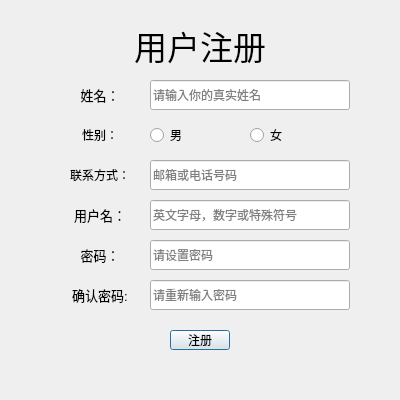
<?xml version="1.0" encoding="UTF-8"?>
<ui version="4.0">
 <class>enroll</class>
 <widget class="QDialog" name="enroll">
  <property name="geometry">
   <rect>
    <x>0</x>
    <y>0</y>
    <width>400</width>
    <height>400</height>
   </rect>
  </property>
  <property name="minimumSize">
   <size>
    <width>400</width>
    <height>400</height>
   </size>
  </property>
  <property name="maximumSize">
   <size>
    <width>400</width>
    <height>400</height>
   </size>
  </property>
  <property name="windowTitle">
   <string>Dialog</string>
  </property>
  <widget class="QLabel" name="label">
   <property name="geometry">
    <rect>
     <x>50</x>
     <y>20</y>
     <width>300</width>
     <height>50</height>
    </rect>
   </property>
   <property name="font">
    <font>
     <family>方正少儿简体</family>
     <pointsize>25</pointsize>
     <weight>50</weight>
     <italic>false</italic>
     <bold>false</bold>
    </font>
   </property>
   <property name="styleSheet">
    <string notr="true">font: 25pt &quot;方正少儿简体&quot;;</string>
   </property>
   <property name="text">
    <string>用户注册</string>
   </property>
   <property name="alignment">
    <set>Qt::AlignCenter</set>
   </property>
  </widget>
  <widget class="QLabel" name="label_2">
   <property name="geometry">
    <rect>
     <x>50</x>
     <y>80</y>
     <width>100</width>
     <height>30</height>
    </rect>
   </property>
   <property name="font">
    <font>
     <pointsize>10</pointsize>
    </font>
   </property>
   <property name="text">
    <string>姓名：</string>
   </property>
   <property name="alignment">
    <set>Qt::AlignCenter</set>
   </property>
  </widget>
  <widget class="QLabel" name="label_3">
   <property name="geometry">
    <rect>
     <x>50</x>
     <y>120</y>
     <width>100</width>
     <height>30</height>
    </rect>
   </property>
   <property name="text">
    <string>性别：</string>
   </property>
   <property name="alignment">
    <set>Qt::AlignCenter</set>
   </property>
  </widget>
  <widget class="QLabel" name="label_4">
   <property name="geometry">
    <rect>
     <x>50</x>
     <y>160</y>
     <width>100</width>
     <height>30</height>
    </rect>
   </property>
   <property name="text">
    <string>联系方式：</string>
   </property>
   <property name="alignment">
    <set>Qt::AlignCenter</set>
   </property>
  </widget>
  <widget class="QLineEdit" name="le_name">
   <property name="geometry">
    <rect>
     <x>150</x>
     <y>80</y>
     <width>200</width>
     <height>30</height>
    </rect>
   </property>
   <property name="placeholderText">
    <string>请输入你的真实姓名</string>
   </property>
  </widget>
  <widget class="QLineEdit" name="le_conection">
   <property name="geometry">
    <rect>
     <x>150</x>
     <y>160</y>
     <width>200</width>
     <height>30</height>
    </rect>
   </property>
   <property name="placeholderText">
    <string>邮箱或电话号码</string>
   </property>
  </widget>
  <widget class="QLabel" name="label_5">
   <property name="geometry">
    <rect>
     <x>50</x>
     <y>200</y>
     <width>100</width>
     <height>30</height>
    </rect>
   </property>
   <property name="font">
    <font>
     <pointsize>10</pointsize>
    </font>
   </property>
   <property name="text">
    <string>用户名：</string>
   </property>
   <property name="alignment">
    <set>Qt::AlignCenter</set>
   </property>
  </widget>
  <widget class="QLineEdit" name="le_username">
   <property name="geometry">
    <rect>
     <x>150</x>
     <y>200</y>
     <width>200</width>
     <height>30</height>
    </rect>
   </property>
   <property name="placeholderText">
    <string>英文字母，数字或特殊符号</string>
   </property>
  </widget>
  <widget class="QLineEdit" name="le_password">
   <property name="geometry">
    <rect>
     <x>150</x>
     <y>240</y>
     <width>200</width>
     <height>30</height>
    </rect>
   </property>
   <property name="echoMode">
    <enum>QLineEdit::Password</enum>
   </property>
   <property name="placeholderText">
    <string>请设置密码</string>
   </property>
  </widget>
  <widget class="QLineEdit" name="le_repassword">
   <property name="geometry">
    <rect>
     <x>150</x>
     <y>280</y>
     <width>200</width>
     <height>30</height>
    </rect>
   </property>
   <property name="echoMode">
    <enum>QLineEdit::Password</enum>
   </property>
   <property name="placeholderText">
    <string>请重新输入密码</string>
   </property>
  </widget>
  <widget class="QLabel" name="label_6">
   <property name="geometry">
    <rect>
     <x>50</x>
     <y>240</y>
     <width>100</width>
     <height>30</height>
    </rect>
   </property>
   <property name="font">
    <font>
     <pointsize>10</pointsize>
    </font>
   </property>
   <property name="text">
    <string>密码：</string>
   </property>
   <property name="alignment">
    <set>Qt::AlignCenter</set>
   </property>
  </widget>
  <widget class="QLabel" name="label_7">
   <property name="geometry">
    <rect>
     <x>50</x>
     <y>280</y>
     <width>100</width>
     <height>30</height>
    </rect>
   </property>
   <property name="font">
    <font>
     <pointsize>10</pointsize>
    </font>
   </property>
   <property name="text">
    <string>确认密码:</string>
   </property>
   <property name="alignment">
    <set>Qt::AlignCenter</set>
   </property>
  </widget>
  <widget class="QPushButton" name="pbt_enroll">
   <property name="geometry">
    <rect>
     <x>170</x>
     <y>330</y>
     <width>60</width>
     <height>20</height>
    </rect>
   </property>
   <property name="text">
    <string>注册</string>
   </property>
  </widget>
  <widget class="QRadioButton" name="radioButton">
   <property name="geometry">
    <rect>
     <x>150</x>
     <y>120</y>
     <width>100</width>
     <height>30</height>
    </rect>
   </property>
   <property name="text">
    <string>男</string>
   </property>
  </widget>
  <widget class="QRadioButton" name="radioButton_2">
   <property name="geometry">
    <rect>
     <x>250</x>
     <y>120</y>
     <width>100</width>
     <height>30</height>
    </rect>
   </property>
   <property name="text">
    <string>女</string>
   </property>
  </widget>
 </widget>
 <resources/>
 <connections/>
</ui>
